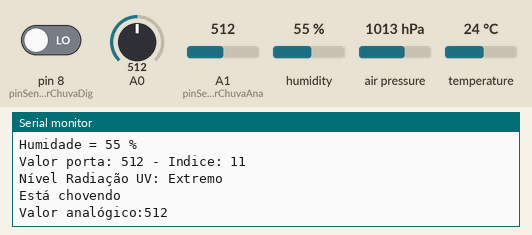
Recording of a sketch running on a simulated Arduino Uno, built with avr-gcc and run on an emulated ATmega328P. On the bench: the last lines printed to the serial monitor. The inputs (shaded band) are chosen by the test bench; at power-on: A0 = 512, pin 8 (pinSensorChuvaDig) LOW, humidity 55 %, A1 (pinSensorChuvaAna) = 512, air pressure 1013 hPa, temperature 24 °C.

Above: at 1.2 s.
1.3 s: A0 set to 211
At 5.6 s:
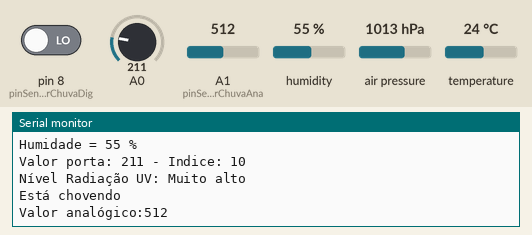
9.9 s: pin 8 (pinSensorChuvaDig) driven HIGH
18.2 s: A0 set to 114
At 21.8 s:
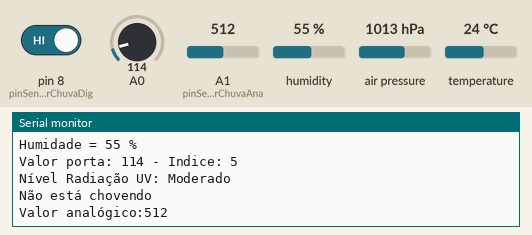
26.5 s: A0 set to 134
At 29.7 s:
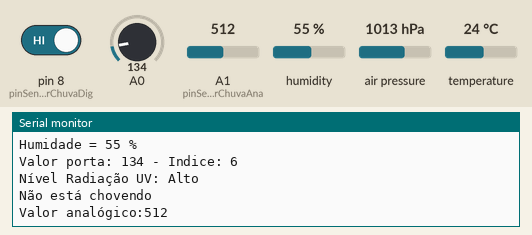
34.7 s: humidity set to 22 %
37.2 s: A1 (pinSensorChuvaAna) set to 716
At 38.7 s:
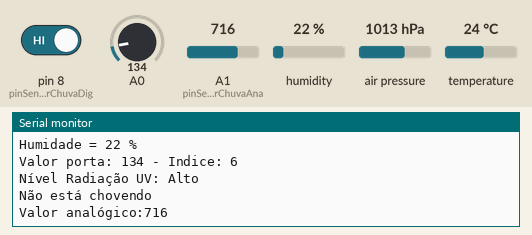
Timing chart, 0 to 40.2 s (numbered marks = the images above; inputs shaded):
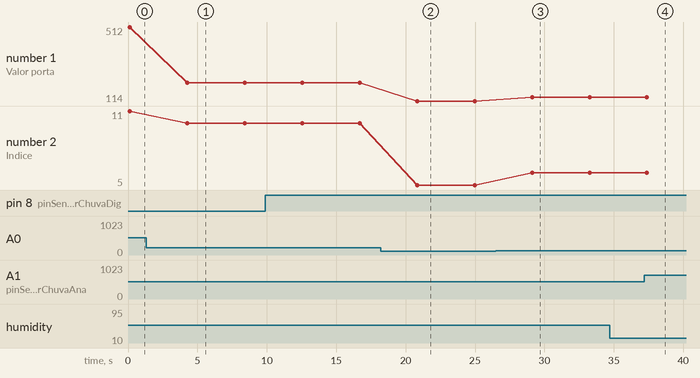

The sketch:

estacao-meteorologica-arduino.ino
```cpp
#include <Wire.h>
#include <SPI.h>
#include <Adafruit_Sensor.h>
#include <Adafruit_BME280.h>

#define SEALEVELPRESSURE_HPA (1013.25)
#define pinSensorChuvaAna A1
#define pinSensorChuvaDig 8


int temperatura;
int humidade;
float pressao;
int indiceUv;
int leituraPorta;
String textRadUv;
String statusChuva;


Adafruit_BME280 bme; // I2C


unsigned long delayTime;

void setup() {
    pinMode(pinSensorChuvaDig, INPUT);
    Serial.begin(9600);
    while(!Serial);    // time to get serial running
    Serial.println(F("BME280 test"));

    unsigned status;
    status = bme.begin(0x76);
    if (!status) {
        Serial.println("Could not find a valid BME280 sensor, check wiring, address, sensor ID!");
        Serial.print("SensorID was: 0x"); Serial.println(bme.sensorID(),16);
        Serial.print("        ID of 0xFF probably means a bad address, a BMP 180 or BMP 085\n");
        Serial.print("   ID of 0x56-0x58 represents a BMP 280,\n");
        Serial.print("        ID of 0x60 represents a BME 280.\n");
        Serial.print("        ID of 0x61 represents a BME 680.\n");
        while (1) delay(10);
    }

    Serial.println("-- Default Test --");
    delayTime = 4000;

    Serial.println();
}


void loop() {
    getValoresBme();
    getValoresRadUv();
    printValues();
    delay(delayTime);
}

int getValoresBme() {
  temperatura = bme.readTemperature();
  pressao = bme.readPressure();
  humidade = bme.readHumidity();
}

void printValues() {
    int leituraPorta = analogRead(A0);
    Serial.print("Temperatura = ");
    Serial.print(temperatura);
    Serial.println(" °C");

    Serial.print("Pressão = ");
    Serial.print(pressao / 100.0F);
    Serial.println(" hPa");

    Serial.print("Approx. Altitude = ");
    Serial.print(bme.readAltitude(SEALEVELPRESSURE_HPA));
    Serial.println(" m");

    Serial.print("Humidade = ");
    Serial.print(humidade);
    Serial.println(" %");

    Serial.print("Valor porta: ");
    Serial.print(leituraPorta);
    Serial.print(" - Indice: ");
    Serial.println(indiceUv);
    Serial.print("Nível Radiação UV: ");
    Serial.println(textRadUv);

    if (digitalRead(pinSensorChuvaDig)) {
      statusChuva = "Não está chovendo";
      Serial.println(statusChuva);
    } else {
      statusChuva = "Está chovendo";
      Serial.println(statusChuva);
    }
    Serial.print("Valor analógico:");
    Serial.println(analogRead(pinSensorChuvaAna));

    Serial.println();
}

int getValoresRadUv() {
  int leituraPorta = analogRead(A0);
  //De acordo com a leitura define o indice UV corrrspondente
  if (leituraPorta <= 10) {
    indiceUv = 0;
    textRadUv = "Baixo";
  } else if (leituraPorta > 10 && leituraPorta <= 46) {
    indiceUv = 1;
    textRadUv = "Baixo";
  } else if (leituraPorta > 46 && leituraPorta <= 65) {
    indiceUv = 2;
    textRadUv = "Baixo";
  } else if (leituraPorta > 65 && leituraPorta <= 83) {
    indiceUv = 3;
    textRadUv = "Moderado";
  } else if (leituraPorta > 83 && leituraPorta <= 103) {
    indiceUv = 4;
    textRadUv = "Moderado";
  } else if (leituraPorta > 103 && leituraPorta <= 124) {
    indiceUv = 5;
    textRadUv = "Moderado";
  } else if (leituraPorta > 124 && leituraPorta <= 142) {
    indiceUv = 6;
    textRadUv = "Alto";
  } else if (leituraPorta > 142 && leituraPorta <= 162) {
    indiceUv = 7;
    textRadUv = "Alto";
  } else if (leituraPorta > 162 && leituraPorta <= 180) {
    indiceUv = 8;
    textRadUv = "Muito alto";
  } else if (leituraPorta > 180 && leituraPorta <= 200) {
    indiceUv = 9;
    textRadUv = "Muito alto";
  } else if (leituraPorta > 200 && leituraPorta <= 221) {
    indiceUv = 10;
    textRadUv = "Muito alto";
  } else {
    indiceUv = 11;
    textRadUv = "Extremo";
  }
}
```

Measured:
- after the input at 1.3 s, the serial monitor: prints a new line after 3.0 s (image 1)
- after the input at 18.2 s, the serial monitor: prints a new line after 2.6 s (image 2)
- after the input at 26.5 s, the serial monitor: prints a new line after 2.6 s (image 3)
- after the input at 37.2 s, the serial monitor: prints a new line after 0.27 s (image 4)
- plotted number 1: 512 → 211 after the input at 1.3 s, 211 → 114 after the input at 18.2 s, 114 → 134 after the input at 26.5 s
- plotted number 2: 11 → 10 after the input at 1.3 s, 10 → 5 after the input at 18.2 s, 5 → 6 after the input at 26.5 s
